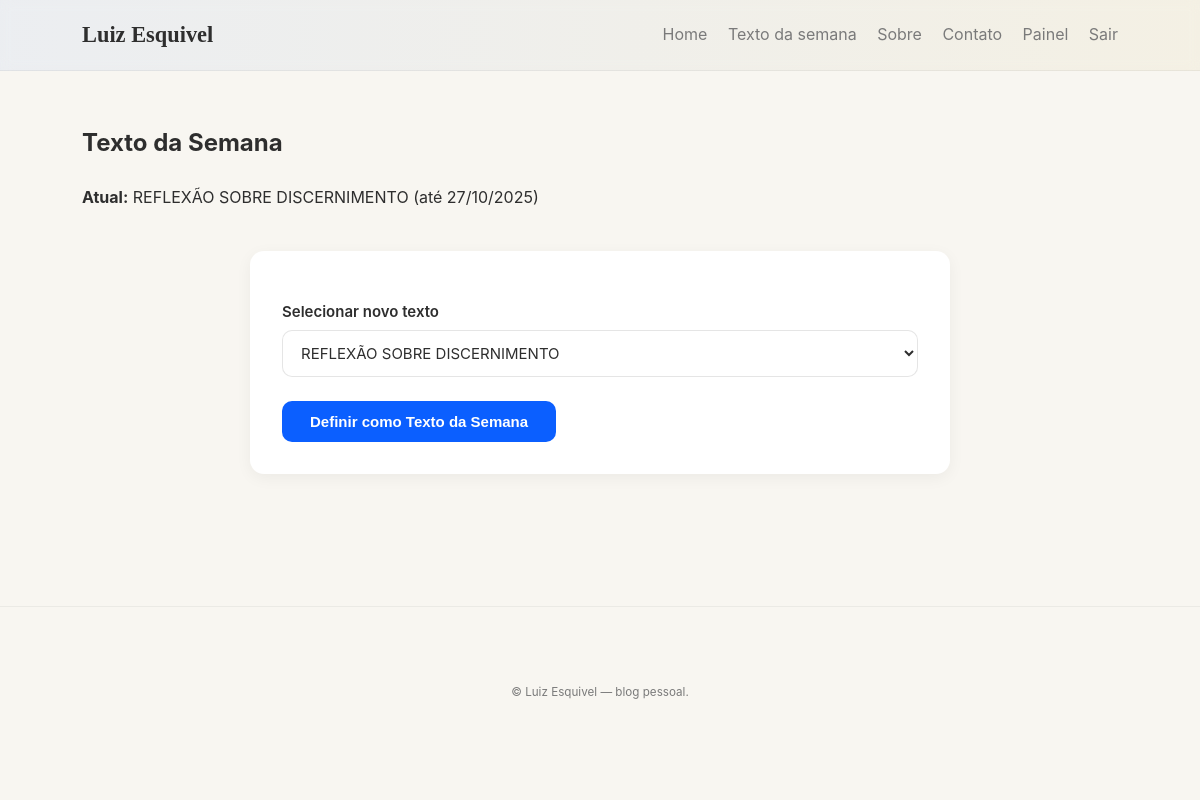
/admin/weekly-text (signed in), run on an earlier commit of the app's database.
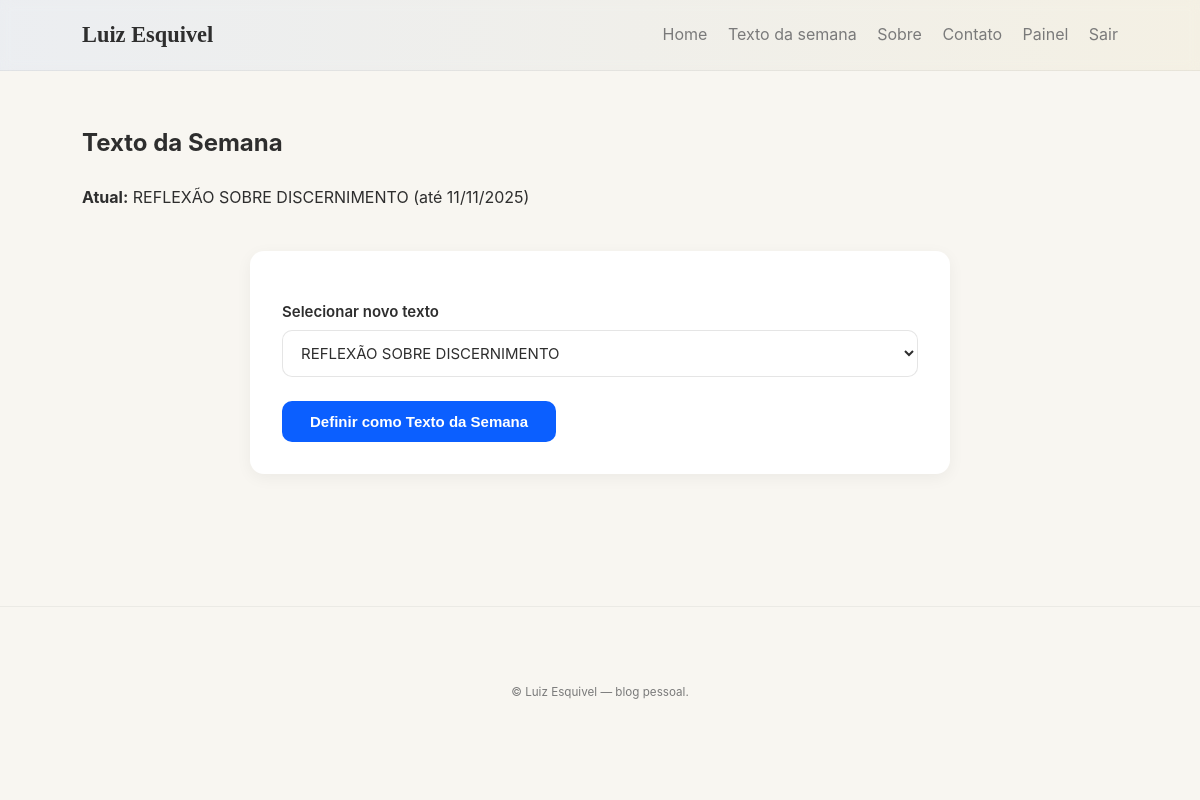
And on a later commit of the database.
### models.py (models this page shows, shortened)
class Text(db.Model):
    id = db.Column(db.Integer, primary_key=True)
    title = db.Column(db.String(300), nullable=False)
    subtitle = db.Column(db.String(400))
    body = db.Column(db.Text)
    published = db.Column(db.Boolean, default=False)
    section_id = db.Column(db.Integer, db.ForeignKey('section.id'), nullable=True)
    created_at = db.Column(db.DateTime, default=datetime.utcnow)

class WeeklyText(db.Model):
    id = db.Column(db.Integer, primary_key=True)
    text_id = db.Column(db.Integer, db.ForeignKey('text.id', ondelete='CASCADE'), nullable=False)
    start_date = db.Column(db.DateTime)
    end_date = db.Column(db.DateTime)
    active = db.Column(db.Boolean, default=True)
    text = db.relationship('Text', backref=db.backref('weekly_entries', passive_deletes=True))

### routes/admin_routes.py (the view, shortened to what this page needs)
@admin_bp.route('/weekly-text', methods=['GET', 'POST'])
@login_required
def admin_weekly_text():
    texts = Text.query.filter_by(published=True).order_by(Text.created_at.desc()).all()
    current = WeeklyText.query.filter_by(active=True).first()
    return render_template('admin/weekly_text.html', texts=texts, current=current)

### templates/admin/weekly_text.html
{% extends "_base.html" %}
{% block content %}
<h2>Texto da Semana</h2>
{% if current %}
<p><strong>Atual:</strong> {{ current.text.title }} (até {{ current.end_date.strftime('%d/%m/%Y') }})</p>
{% else %}
<p>Nenhum texto da semana ativo.</p>
{% endif %}
<form method="post">
  <label>Selecionar novo texto</label>
  <select name="text_id">
    {% for t in texts %}
      <option value="{{ t.id }}">{{ t.title }}</option>
    {% endfor %}
  </select>
  <button class="btn">Definir como Texto da Semana</button>
</form>
{% endblock %}

### templates/_base.html (shortened to what this page needs)
<!doctype html>
<html lang="pt-BR">
  <head>
    <link rel="stylesheet" href="{{ url_for('static', filename='css/main.css') }}">
  </head>
  <body>
    <header class="site-header">
      <div class="container header-inner">
        <a class="brand" href="{{ url_for('public.home') }}">Luiz Esquivel</a>
        <nav class="main-nav">
          <a href="{{ url_for('public.home') }}">Home</a>
          <a href="{{ url_for('public.texto_da_semana') }}">Texto da semana</a>
          <a href="{{ url_for('public.about') }}">Sobre</a>
          <a href="{{ url_for('public.contact') }}">Contato</a>
          {% if current_user.is_authenticated %}
            <a href="{{ url_for('admin.admin_dashboard') }}">Painel</a>
            <a href="{{ url_for('admin.admin_logout') }}">Sair</a>
          {% endif %}
        </nav>
      </div>
    </header>
    <main class="container">
      {% block content %}{% endblock %}
    </main>
    <footer class="site-footer">
      <div class="container">
        <small>© {{ (caller_name if caller_name else 'Luiz Esquivel') }} — blog pessoal.</small>
      </div>
    </footer>
  </body>
</html>

### static/css/main.css (style rules this page uses)
:root { --bg: #f8f6f1; --surface: #ffffff; --text: #2e2e2e; --muted: #7a7a7a; --accent: #0b5fff; --gold: #b08900; --radius: 14px; --max-width: 1100px; --font-serif: "EB Garamond", serif; --font-sans: "Inter", sans-serif; }
* { box-sizing: border-box; }
body { margin: 0; background: var(--bg); color: var(--text); font-family: var(--font-sans); line-height: 1.7; overflow-x: hidden; }
.container { max-width: var(--max-width); margin: 0 auto; padding: 2rem; }
.site-header { background: linear-gradient(90deg, rgba(11,95,255,0.05), rgba(176,140,0,0.05)); border-bottom: 1px solid rgba(0,0,0,0.05); backdrop-filter: blur(6px); position: sticky; top: 0; z-index: 10; }
.header-inner { display: flex; justify-content: space-between; align-items: center; padding: 1rem 2rem; }
.brand { font-family: var(--font-serif); font-size: 1.4rem; color: var(--text); text-decoration: none; font-weight: 700; }
.main-nav a { margin-left: 16px; text-decoration: none; color: var(--muted); transition: color 0.3s ease; }
.site-footer { text-align: center; padding: 40px 0; color: var(--muted); border-top: 1px solid rgba(0,0,0,0.05); margin-top: 60px; font-size: 14px; }
form { background: var(--surface); border-radius: var(--radius); padding: 32px; box-shadow: 0 4px 16px rgba(0,0,0,0.05); max-width: 700px; margin: 40px auto; }
form label { display: block; font-weight: 600; font-size: 15px; color: var(--text); margin-bottom: 6px; margin-top: 16px; }
form input[type="text"], form input[type="email"], form input[type="password"], form select, form textarea { width: 100%; padding: 12px 14px; border: 1px solid rgba(0,0,0,0.1); border-radius: 10px; font-size: 15px; font-family: var(--font-sans); background: #fff; color: var(--text); transition: border-color 0.2s ease, box-shadow 0.2s ease; }
form .btn, button.btn { display: inline-block; margin-top: 24px; background: var(--accent); color: #fff; border: none; padding: 12px 28px; border-radius: 10px; font-size: 15px; font-weight: 600; cursor: pointer; transition: background 0.3s ease, transform 0.2s ease; }

What changed in the data, as far as the page shows it:
no longer on this page (row edited): WeeklyText: end_date "27/10/2025"
added WeeklyText: end_date "11/11/2025"
